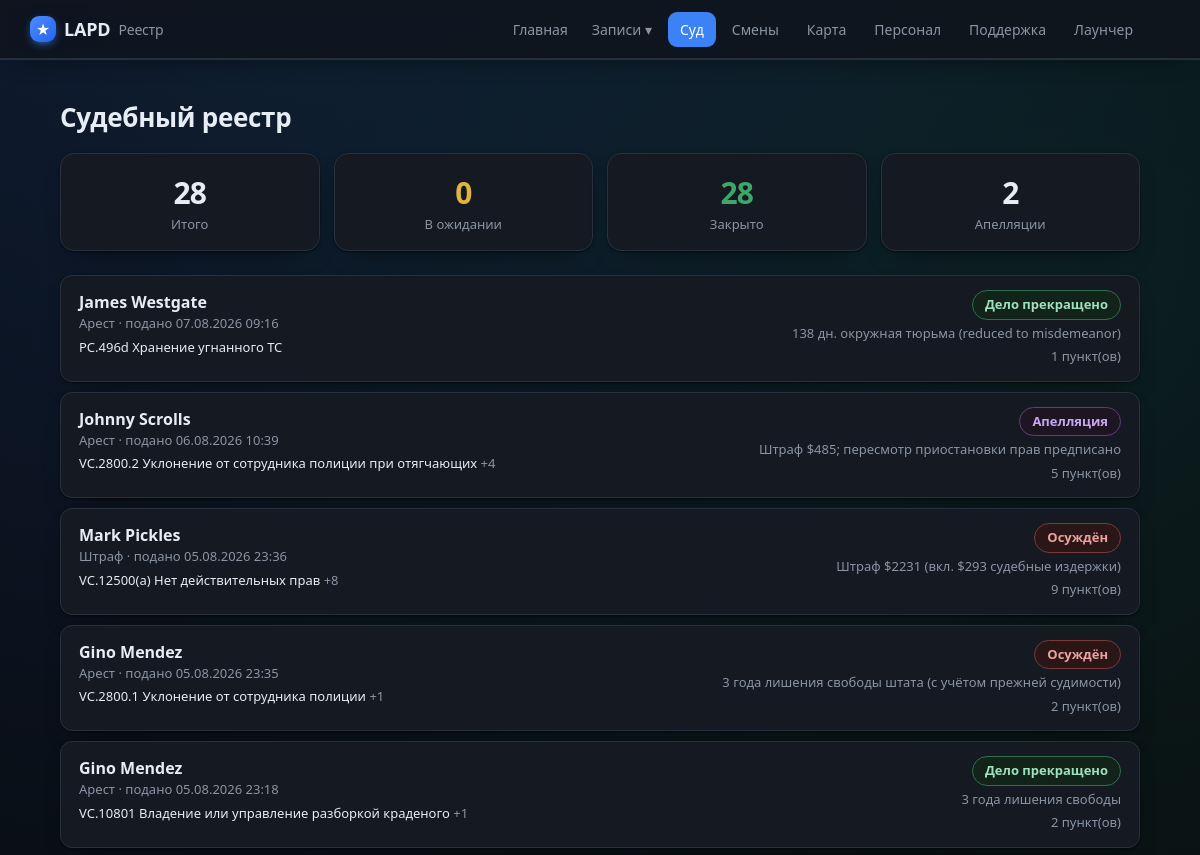
The page /court (upper part) on the database as committed earlier.
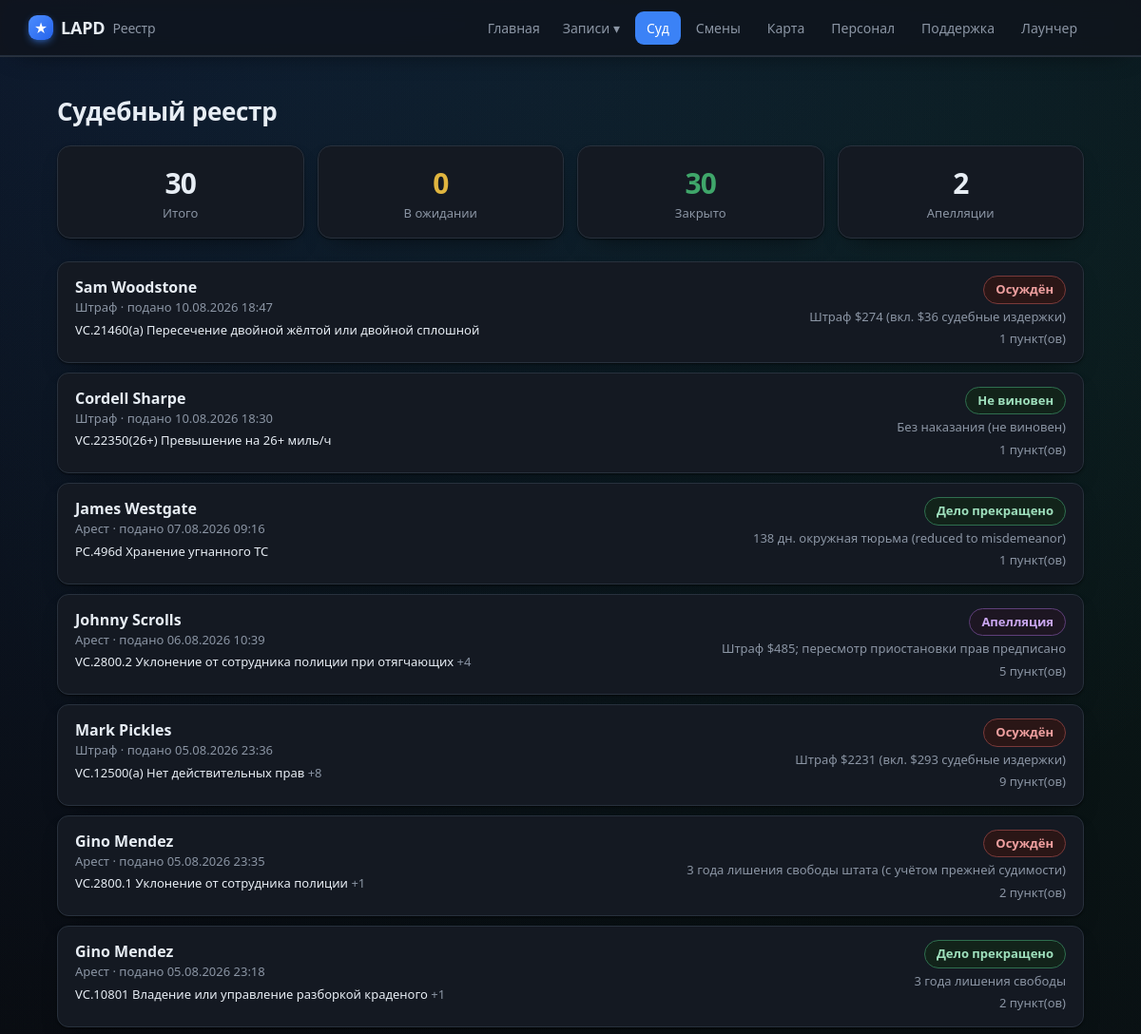
The same page on the database as committed later.
### tables this page shows
CREATE TABLE court_cases (
                id INTEGER PRIMARY KEY AUTOINCREMENT,
                external_id TEXT UNIQUE,
                subject_name TEXT,
                source TEXT,
                filed_at TEXT,
                status INTEGER,
                outcome INTEGER,
                sentence TEXT,
                notes TEXT,
                judge TEXT, prosecutor TEXT, defense TEXT, courtroom TEXT, plea TEXT,
                appeal_filed INTEGER DEFAULT 0,
                charges TEXT, timeline TEXT,
                synced_at TEXT
            );

### app/main.py (the view)
@app.route("/court")
def court():
    return render_template("court.html", cases=db.list_court_cases(200), summary=db.court_summary())

### app/db.py (called while the page is built)
def fmt_dt(iso):
    try:
        dt = datetime.datetime.fromisoformat(iso)
        return dt.strftime("%d.%m.%Y %H:%M")
    except Exception:
        return iso or "—"

@contextmanager
def get_conn():
    conn = sqlite3.connect(config.DB_PATH)
    conn.row_factory = sqlite3.Row
    try:
        yield conn
        conn.commit()
    finally:
        conn.close()

def _jsonlist(val):
    if not val:
        return []
    try:
        return json.loads(val)
    except Exception:
        return [x.strip() for x in str(val).split(",") if x.strip()]

def _replace_mojibake_pairs(s):
    for bad, good in sorted(_MOJI_TO_CYR.items(), key=lambda x: len(x[0]), reverse=True):
        s = s.replace(bad, good)
    return s

def _fix_rooms(s):
    return re.sub(r"(\d)([А-Я])", lambda m: m.group(1) + _CYR2LAT.get(m.group(2), m.group(2)), s)

def _ru_days(n):
    n = int(n)
    if n % 10 == 1 and n % 100 != 11:
        word = "день"
    elif n % 10 in (2, 3, 4) and n % 100 not in (12, 13, 14):
        word = "дня"
    else:
        word = "дней"
    return f"{n} {word} лишения свободы"

### app/templates/court.html (shortened to what this page needs)
{% extends "base.html" %}
{% block content %}
<h1>Судебный реестр</h1>
<section class="stats court-stats">
  <div class="stat"><div class="num">{{ summary.total }}</div><div class="lbl">Итого</div></div>
  <div class="stat"><div class="num" style="color:#e0b53f">{{ summary.pending }}</div><div class="lbl">В ожидании</div></div>
  <div class="stat"><div class="num" style="color:#3fa66a">{{ summary.closed }}</div><div class="lbl">Закрыто</div></div>
  <div class="stat"><div class="num">{{ summary.appeals }}</div><div class="lbl">Апелляции</div></div>
</section>
{% if cases %}
<div class="court-list">
  {% for c in cases %}
  <a class="court-row" href="{{ url_for('court_case_view', cid=c.id) }}">
    <div class="court-main">
      <div class="court-name">{{ c.subject_name }}</div>
      <div class="muted small">{{ c.source or '—' }} · подано {{ c.filed_fmt }}</div>
      <div class="court-charge">
        {% if c.charges %}
          {{ c.charges[0].ChargeCode }} {{ c.charges[0].Description }}
          {% if c.charges|length > 1 %}<span class="muted">+{{ c.charges|length - 1 }}</span>{% endif %}
        {% endif %}
      </div>
    </div>
    <div class="court-verdict">
      <span class="tag {{ c.label_cls }} big">{{ c.label }}</span>
      {% if c.sentence %}<div class="muted small">{{ c.sentence }}</div>{% endif %}
      <div class="muted small">{{ c.charges|length }} пункт(ов)</div>
    </div>
  </a>
  {% endfor %}
</div>
{% else %}
  <p class="empty">Судебных дел пока нет<span class="empty-sub">Появятся после синхронизации с игрой (pdComp).</span></p>
{% endif %}
{% endblock %}

Rows that differ between the two databases and show on the page:
added court_cases: subject_name "Sam Woodstone", source "Штраф", filed_fmt "10.08.2026 18:47", charges "VC.21460(a)", charges "Пересечение двойной жёлтой или двойной сплошной", label "Осуждён", sentence "Штраф $274 (вкл. $36 судебные издержки)", charges|length "1"
added court_cases: subject_name "Cordell Sharpe", source "Штраф", filed_fmt "10.08.2026 18:30", charges "VC.22350(26+)", charges "Превышение на 26+ миль/ч", label "Не виновен", sentence "Без наказания (не виновен)", charges|length "1"
Other text that changed with them:
{{ summary.total }}: "28" → "30"
{{ summary.closed }}: "28" → "30"
